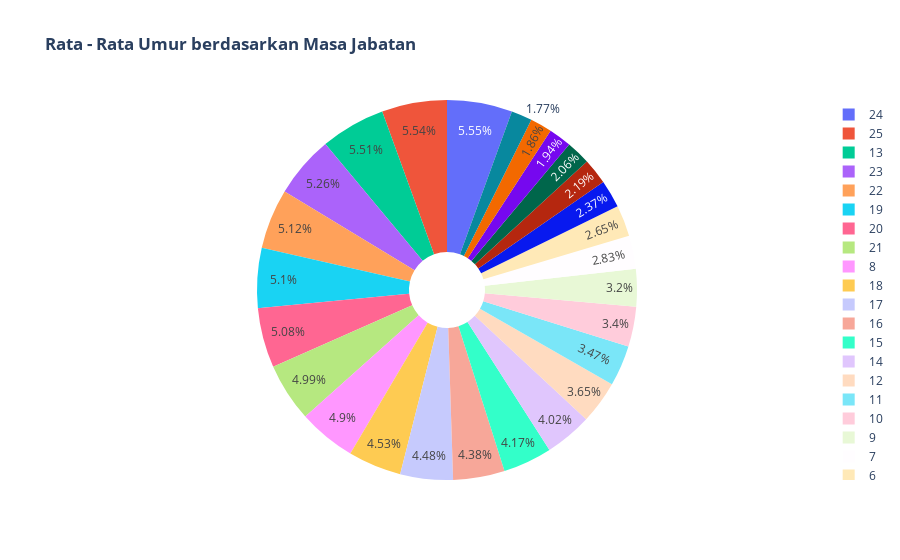

Write notebook code for a chart like this one.
### Markdown cell above
#### 6. Menampilkan Data Rata - Rata Umur berdasarkan Masa Jabatan dalam tipe Pie Plot

### Code cell
#querySQL
sqlc= pd.read_sql_query('SELECT length_of_service, AVG("age") as rerata_usia FROM data_table group by length_of_service', engine)

labels = sqlc['length_of_service']
values = sqlc['rerata_usia']

# menguunakan `hole` untuk membuat-seperti pie plot
fig = go.Figure(data=[go.Pie(labels=labels, values=values, hole=.2)])

fig.update_layout(title_text="<b>Rata - Rata Umur berdasarkan Masa Jabatan</b>")
    
fig.show()

### Figure 1 — Plotly figure (JSON) as saved in the notebook; plotly's stock layout.template omitted (floating-point values rounded to 4 significant figures)
{"data": [{"hole": 0.2, "labels": [0, 1, 2, 3, 4, 5, 6, 7, 8, 9, 10, 11, 12, 13, 14, 15, 16, 17, 18, 19, 20, 21, 22, 23, 24, 25], "type": "pie", "values": [20.68, 21.72, 22.68, 24.06, 25.63, 27.71, 30.96, 33.04, 57.32, 37.35, 39.7, 40.53, 42.67, 64.46, 46.94, 48.73, 51.25, 52.37, 52.9, 59.67, 59.39, 58.3, 59.8, 61.5, 64.87, 64.78]}], "layout": {"title": {"text": "<b>Rata - Rata Umur berdasarkan Masa Jabatan</b>"}}}
